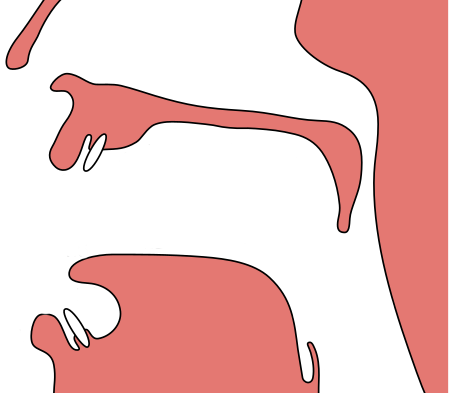
#> input picture originalimg.png, 449 x 393 px
$ jupyter execute main.ipynb
#> lines starting #> are read from the running program, lines starting #| are printed output that depends on the picture
[cell 1]
import matplotlib.pyplot as plt
import cv2 as cv

plt.rcParams['font.family'] ='Malgun Gothic'
plt.rcParams['axes.unicode_minus'] =False

[cell 2]
font1 = {
      'color':  'darkblue',
      'weight': 'bold',
      'size': 16}

[cell 3]
jaum = {
	'ㅁ' : (90, 70),
	'ㄴ' : (140, 75),
	'ㅇ' : (250, 95),
	'ㅂㅃㅍ' : (55, 215),
	'ㄷㄸㅌㄹ' : (115, 160),
	'ㅅㅆ' : (160, 140),
	'ㅈㅉㅊ' : (220, 140),
	'ㄱㄲㅋ' : (300, 160),
	'ㅎ' : (335, 300)
}

moum = {
	'ㅣ' : (115, 160),
	'ㅔ' : (125, 190),
	'ㅐ' : (135, 220),
	'ㅟ' : (165, 170),
	'ㅚ' : (175, 200),
	'ㅏ' : (215, 235),
	'ㅡ' : (225, 160),
	'ㅜ' : (265, 170),
	'ㅗ' : (260, 195),
	'ㅓ' : (255, 220),
}

[cell 4]
jaumPoses = {}
for key, value in jaum.items():
	if len(key) == 1:
		jaumPoses[key] = value
	else:
		for k in key:
			jaumPoses[k] = value

moumPoses = moum.copy()

print(jaumPoses, moumPoses)

[cell 5]
originalImg = cv.imread('originalimg.png')
#> originalImg is the input picture: shape (393, 449, 3); mean B, G, R 192.7, 195.1, 238.3

fig, ax = plt.subplots()
ax.axis('off')
for key, value in jaumPoses.items():
	tmp = plt.Circle(value, 5, color='b')
	ax.text(value[0], value[1], key)#@, fontdict=font1)
	ax.add_patch(tmp)

for key, value in moumPoses.items():
	tmp = plt.Circle(value, 5, color='b')
	ax.text(value[0], value[1], key)
	ax.add_patch(tmp)
ax.imshow(originalImg[:,:,::-1])
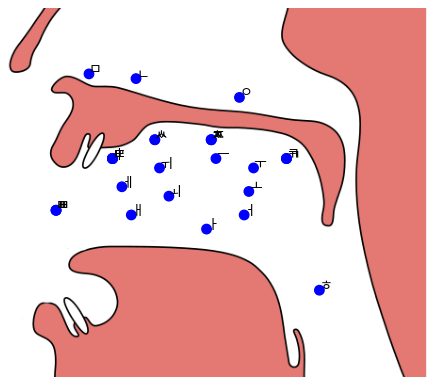
#> figure drawn by matplotlib, 1 panel

[cell 6]
wantText = 'ㅓㄴㄹ'

originalImg = cv.imread('originalimg.png')

fig, ax = plt.subplots()
ax.axis('off')
for txt in wantText:
	if jaumPoses.get(txt) != None:
		tmp = plt.Circle(jaumPoses[txt], 5, color='b')
		ax.text(jaumPoses[txt][0], jaumPoses[txt][1], txt)
		ax.add_patch(tmp)
		# 자음이다
		pass
	elif moumPoses.get(txt) != None:
		tmp = plt.Circle(moumPoses[txt], 5, color='b')
		ax.text(moumPoses[txt][0], moumPoses[txt][1], txt)
		ax.add_patch(tmp)
		# 모음이다
		pass
# [9 lines of commented-out code are left out]
ax.imshow(originalImg[:,:,::-1])
